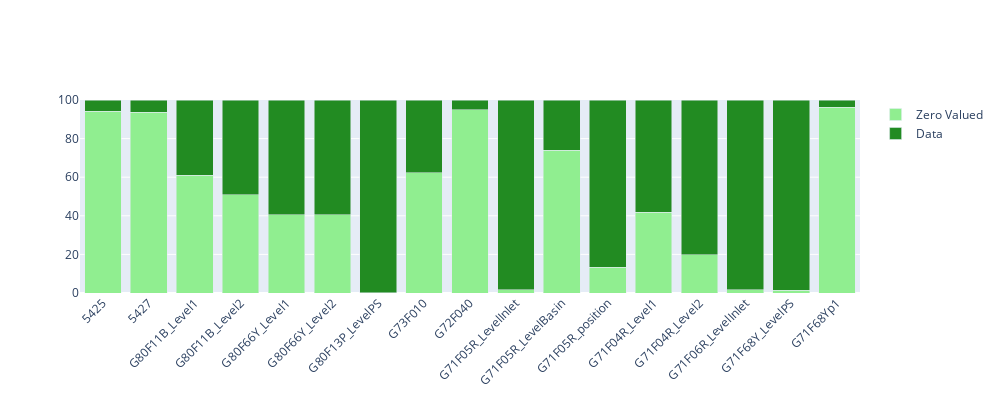

Write notebook code for a chart like this one.
### Code cell
# stacked plotly bar chart
fig = go.Figure()
data = []
#for name in list(indicator_metadata.keys())[::-1]:
for i, row in sub_agg_df.iterrows():
    # i = indicator_metadata[name]['value']
    # row = sub_agg_df.loc[i].values
    data.append(go.Bar(
        x=sub_agg_df.columns,
        y=row,
        name=indicator_2_name[i],
        marker_color=indicator_2_color[i],
        # add hoverinfo, percentage of the total
        hoverinfo='y', 
        hovertemplate='%{y:.2f}%',
        ))

fig.add_traces(data)

fig.update_layout(
    barmode='stack', 
    xaxis_tickangle=-45,
    height=400, 
    width=1000,
    barnorm='percent',
    legend=dict(traceorder='normal'),  # Reverse the order of the legend items

)
fig.show()

### Figure 1 — Plotly figure (JSON) as saved in the notebook; plotly's stock layout.template omitted (floating-point values rounded to 4 significant figures)
{"data": [{"hoverinfo": "y", "hovertemplate": "%{y:.2f}%", "marker": {"color": "lightgreen"}, "name": "Zero Valued", "type": "bar", "x": ["5425", "5427", "G80F11B_Level1", "G80F11B_Level2", "G80F66Y_Level1", "G80F66Y_Level2", "G80F13P_LevelPS", "G73F010", "G72F040", "G71F05R_LevelInlet", "G71F05R_LevelBasin", "G71F05R_position", "G71F04R_Level1", "G71F04R_Level2", "G71F06R_LevelInlet", "G71F68Y_LevelPS", "G71F68Yp1"], "y": [991005, 985437, 643186, 535767, 427180, 427324, 1676, 654870, 998901, 17975, 778376, 140238, 441177, 208231, 17947, 16114, 1012503]}, {"hoverinfo": "y", "hovertemplate": "%{y:.2f}%", "marker": {"color": "forestgreen"}, "name": "Data", "type": "bar", "x": ["5425", "5427", "G80F11B_Level1", "G80F11B_Level2", "G80F66Y_Level1", "G80F66Y_Level2", "G80F13P_LevelPS", "G73F010", "G72F040", "G71F05R_LevelInlet", "G71F05R_LevelBasin", "G71F05R_position", "G71F04R_Level1", "G71F04R_Level2", "G71F06R_LevelInlet", "G71F68Y_LevelPS", "G71F68Yp1"], "y": [61636, 67204, 409455, 516874, 625461, 625317, 1050965, 397771, 53740, 1034666, 274265, 912403, 611464, 844410, 1034694, 1036527, 40138]}], "layout": {"barmode": "stack", "barnorm": "percent", "height": 400, "legend": {"traceorder": "normal"}, "width": 1000, "xaxis": {"tickangle": -45}}}
